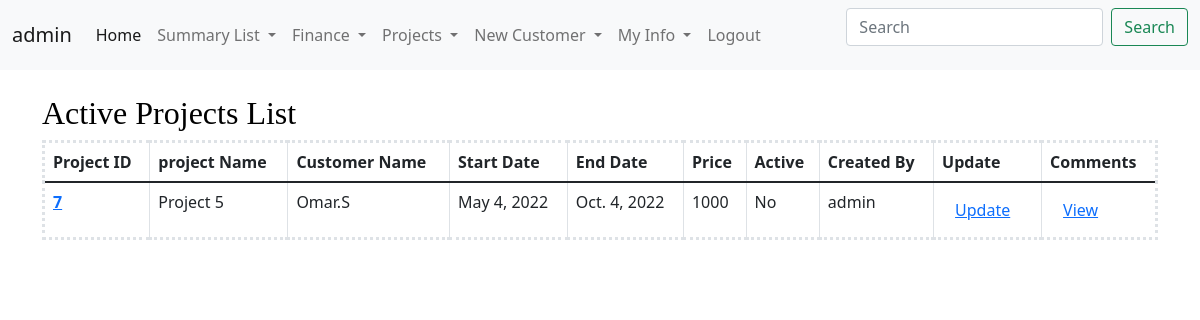
Screenshot of /ProjectsHistoryList (signed in) with the database file from the repository.
### CRM/models.py (models this page shows, shortened)
class ProjectInfoModel(models.Model):
    projectId = models.AutoField(primary_key=True)
    projectName = models.CharField(max_length=100 , unique=True)
    projectDesc =  models.CharField(max_length=300)
    startDate = models.DateField(default= datetime.now)
    endDate = models.DateField(blank=True, null=True)
    price = models.IntegerField()
    active = models.BooleanField(default=True)
    createdBy = models.ForeignKey(User, on_delete=models.CASCADE)
    GA1 = models.CharField(max_length=100 , blank=True, null=True)
    GA2 = models.CharField(max_length=100 , blank=True, null=True)
    GB1 = models.BooleanField(default=False , blank=True, null=True)
    GB2 = models.BooleanField(default=False , blank=True, null=True)
    GD1 = models.DateField(blank=True, null=True)
    GD2 = models.DateField(blank=True, null=True)

### CRM/views.py (the view)
# urls.py: path('ProjectsHistoryList',views.ProjectsHistoryList,name='ProjectsHistoryList'),
@login_required
def ProjectsHistoryList(request):
    projectListQuery = assignProjectModel.objects.select_related('projectId_id').values_list('projectId__projectId','projectId__projectName','customerId__customerName','projectId__startDate','projectId__endDate','projectId__price','projectId__active','projectId__createdBy__username','userLogin').filter(projectId__active=False).order_by('-projectId_id')
    context = {'projectListQuery':projectListQuery}
    return render(request,'CRM/projectHistoryList.html',context)

### CRM/templates/CRM/projectHistoryList.html (shortened to what this page needs)
{% include 'CRM/base.html' %}
{% include 'CRM/navbar.html' %}
{% block content %}
<div class="container-lg">
    <h2 style="color: rgb(0, 0, 0); font-family: Georgia, 'Times New Roman', Times, serif; "> Active Projects List</h2>
<table style="border-style: dotted;" class="table table-bordered">
    <thead>
      <tr>
        <th scope="col">Project ID</th>
        <th scope="col">project Name</th>
        <th scope="col">Customer Name</th>
        <th scope="col">Start Date</th>
        <th scope="col">End Date</th>
        <th scope="col">Price</th>
        <th scope="col">Active</th>
        <th scope="col">Created By</th>
        <th scope="col">Update</th>
        <th scope="col">Comments</th>
      </tr>
    </thead>
    <tbody>
      <tr>
          {% for x in projectListQuery %}
        <th scope="row" ><a href="/customerProfile/{{x.0}}">{{x.0}}</a></th>
        <td>{{x.1}}</td>
        <td>{{x.2}}</td>
        <td>{{x.3}}</td>
        {% if x.4 == Null %} <td style="color: green; font-family: 'Courier New', Courier, monospace;">On Going</td> {% else %} <td>{{x.4}}</td> {% endif %}
        <td>{{x.5}}</td>
        {% if x.6 == True %} <td>Yes</td> {% else %} <td>No</td> {% endif %}
        <td>{{x.7}}</td>
        <td><button class="btn btn-secondery"><a href="/updateProject/{{x.0}}">Update</a></button></td>
        <td><button class="btn btn-secondery"><a href="/NewComment/{{x.0}}">View</a></button></td>
      </tr>
      {% endfor %}
    </tbody>
  </table>
</div>
{% endblock %}

### CRM/templates/CRM/navbar.html (shortened to what this page needs)
{% block content %}
<nav class="navbar navbar-expand-lg navbar-light bg-light">
    <div class="container-fluid">
      <a class="navbar-brand" href="#">{{user.get_username}}</a>
      <div class="collapse navbar-collapse" id="navbarScroll">
        <ul class="navbar-nav me-auto my-2 my-lg-0 navbar-nav-scroll" style="--bs-scroll-height: 100px;">
          {% if user.is_superuser %}
          <li class="nav-item">
            <a class="nav-link active" aria-current="page" href="{% url 'CRM:customerList' %}">Home</a>
          </li>
          <li class="nav-item dropdown">
            <a class="nav-link dropdown-toggle" href="#" id="navbarScrollingDropdown" role="button" data-bs-toggle="dropdown" aria-expanded="false">
              Summary List
            </a>
          </li>
          <li class="nav-item dropdown">
            <a class="nav-link dropdown-toggle" href="#" id="navbarScrollingDropdown" role="button" data-bs-toggle="dropdown" aria-expanded="false">
              Finance
            </a>
          </li>
          <li class="nav-item dropdown">
            <a class="nav-link dropdown-toggle" href="#" id="navbarScrollingDropdown" role="button" data-bs-toggle="dropdown" aria-expanded="false">
              Projects
            </a>
          </li>
          <li class="nav-item dropdown">
            <a class="nav-link dropdown-toggle" href="#" id="navbarScrollingDropdown" role="button" data-bs-toggle="dropdown" aria-expanded="false">
              New Customer
            </a>
          </li>
          {% endif %}
          {% if user.is_authenticated %}
          <li class="nav-item dropdown">
            <a class="nav-link dropdown-toggle" href="#" id="navbarScrollingDropdown" role="button" data-bs-toggle="dropdown" aria-expanded="false">
              My Info
            </a>
          </li>
          {% endif %}
          {% if user.is_authenticated %}
          <li class="nav-item">
            <a class="nav-link" href="{% url 'logout' %}">Logout</a>
          </li>
          {% else %}
          <li class="nav-item"></li>
          <a class="nav-link" href="{% url 'login' %}">Login</a>
        </li>
          {% endif %}
        </ul>
        <form class="d-flex">
          <input class="form-control me-2" type="search" placeholder="Search" aria-label="Search">
          <button class="btn btn-outline-success" type="submit">Search</button>
        </form>
      </div>
    </div>
  </nav>
  {% endblock %}

### rows the page displays
ProjectInfoModel: projectId "7", projectName "Project 5", x "Omar.S", startDate "May 4, 2022", endDate "Oct. 4, 2022", price "1000", x "admin"

### other values shown
{{ user.get_username }} "admin"
